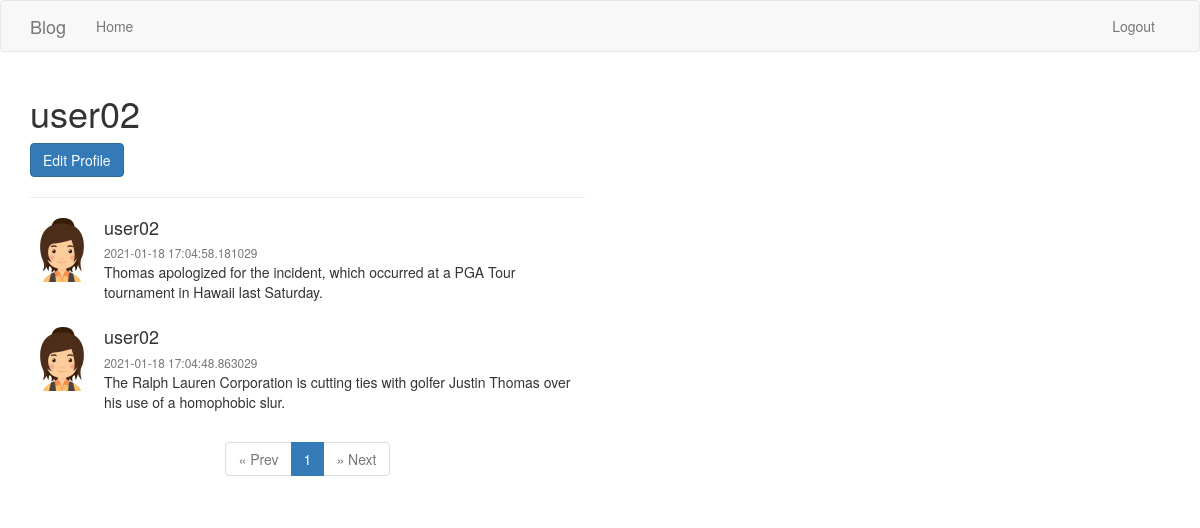
The page /user_page/user02 (signed in) on the database its author committed.
### app/models.py (models this page shows, shortened)
class User(db.Model, UserMixin):
    id = db.Column(db.Integer, primary_key=True)
    username = db.Column(db.String(20), unique=True, nullable=False)
    password = db.Column(db.String(20), nullable=False)
    email = db.Column(db.String(120), unique=True, nullable=False)
    avatar_img = db.Column(db.String(120), default='/static/assets/default_avatar.png', nullable=False)
    posts = db.relationship('Post', backref=db.backref('author', lazy=True))
    followed = db.relationship(
        'User', secondary=followers,
        primaryjoin=(followers.c.follower_id == id),
        secondaryjoin=(followers.c.followed_id == id),
        backref=db.backref('followers', lazy=True),
        lazy=True
    )

class Post(db.Model):
        id = db.Column(db.Integer, primary_key=True)
        body = db.Column(db.String(140), nullable=False)
        timestamp = db.Column(db.DateTime, default=datetime.utcnow)
        user_id = db.Column(db.Integer, db.ForeignKey('user.id'), nullable=False)

### app/routes.py (the view)
@app.route('/user_page/<username>')
@login_required
def user_page(username):
    user = User.query.filter_by(username=username).first()
    if user:
        page = request.args.get('page', 1, type=int)
        posts = Post.query.filter_by(user_id=user.id).order_by(Post.timestamp.desc()).paginate(page, 5, False)
        return render_template('user_page.html', user=user, posts=posts)
    else:
        return '404'

### app/models.py (called while the page is built)
@login.user_loader
def load_user(user_id):
    return User.query.filter_by(id=user_id).first()

### app/templates/user_page.html
{% extends "base.html" %}
{% block blog_content %}
    <div class="row">
        <div class="col-md-6">
            <h1>{{ user.username }}</h1>
            {% if current_user == user %}
                <a href="{{ url_for('edit_profile') }}" class="btn btn-primary" role="button">Edit Profile</a>
            {% else %}
                {% if current_user.is_following(user) %}
                    <a href="{{ url_for('unfollow', username=user.username) }}" class="btn btn-primary" role="button">Unfollow</a>
                {% else %}
                    <a href="{{ url_for('follow', username=user.username) }}" class="btn btn-primary" role="button">Follow</a>
                {% endif %}
            {% endif %}
            <hr>
            {% include 'post_content.html' %}
        </div>
    </div>
{% endblock %}

### app/templates/post_content.html
{% for post in posts.items %}
    <div class="media">
        <div class="media-left">
            <a href="{{ url_for('user_page', username=post.author.username) }}">
            <img class="media-object" src="{{ post.author.avatar_img }}" alt="avatar" width="64px" >
            </a>
        </div>
        <div class="media-body">
            <h4 class="media-heading">{{ post.author.username }}</h4>
            <small class="text-muted">{{ post.timestamp }}</small>
            <p>{{ post.body }}</p>
        </div>
    </div>
{% endfor %}
<nav aria-label="Page navigation">
    <center>
        <ul class="pagination">
            <li class="{% if not posts.has_prev %}disabled{% endif %}">
                <a href="{{ url_for('index', page=posts.prev_num) }}" aria-label="Previous">
                    <span aria-hidden="true">&laquo; Prev</span>
                </a>
            </li>
            {% for i in posts.iter_pages(left_edge=2, left_current=1, right_current=2, right_edge=2) %}
                {% if i %}
                    <li class="{% if i==posts.page %}active{% endif %}"><a href="{{ url_for('index', page=i) }}">{{ i }}</a></li>
                {% else %}
                    <li class="disabled"><a href="#">...</a></li>
                {% endif %}
            {% endfor %}
            <li class="{% if not posts.has_next %}disabled{% endif %}">
                <a href="{{ url_for('index', page=posts.next_num) }}" aria-label="Next">
                    <span aria-hidden="true">&raquo; Next</span>
                </a>
            </li>
        </ul>
    </center>
</nav>

### rows shown on the page
User: username "user02"
Post: author.avatar_img (picture), author.username "user02", timestamp "2021-01-18 17:04:58.181029", body "Thomas apologized for the incident, which occurred at a PGA Tour tournament in Hawaii last Saturday."
Post: author.avatar_img (picture), author.username "user02", timestamp "2021-01-18 17:04:48.863029", body "The Ralph Lauren Corporation is cutting ties with golfer Justin Thomas over his use of a homophobic slur."

### other values the page prints
{{ i }} "1"
